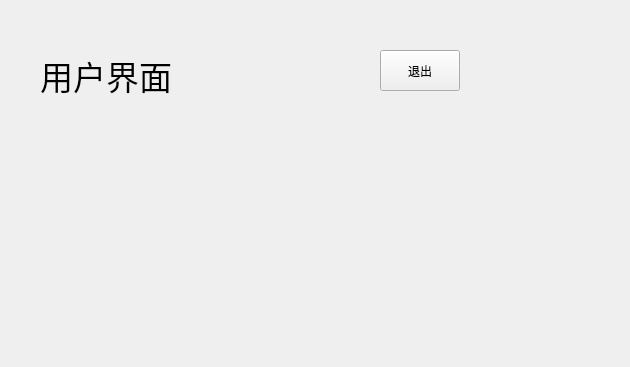
<?xml version="1.0" encoding="UTF-8"?>
<ui version="4.0">
 <class>userwidget</class>
 <widget class="QWidget" name="userwidget">
  <property name="geometry">
   <rect>
    <x>0</x>
    <y>0</y>
    <width>630</width>
    <height>367</height>
   </rect>
  </property>
  <property name="windowTitle">
   <string>Form</string>
  </property>
  <widget class="QLabel" name="label">
   <property name="geometry">
    <rect>
     <x>40</x>
     <y>20</y>
     <width>241</width>
     <height>111</height>
    </rect>
   </property>
   <property name="font">
    <font>
     <pointsize>25</pointsize>
    </font>
   </property>
   <property name="text">
    <string>用户界面</string>
   </property>
  </widget>
  <widget class="QPushButton" name="pushButton">
   <property name="geometry">
    <rect>
     <x>380</x>
     <y>50</y>
     <width>80</width>
     <height>41</height>
    </rect>
   </property>
   <property name="text">
    <string>退出</string>
   </property>
  </widget>
 </widget>
 <resources/>
 <connections/>
</ui>
